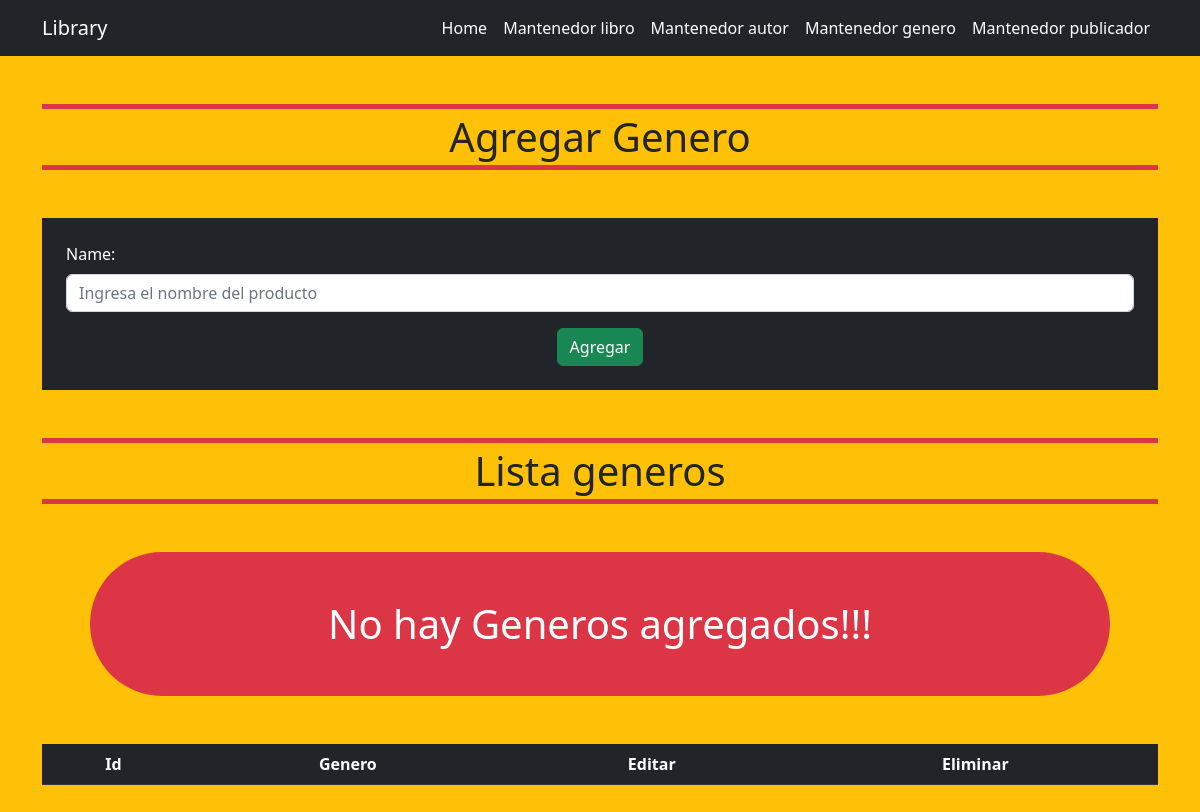
/genre/, run on an earlier commit of the app's database.
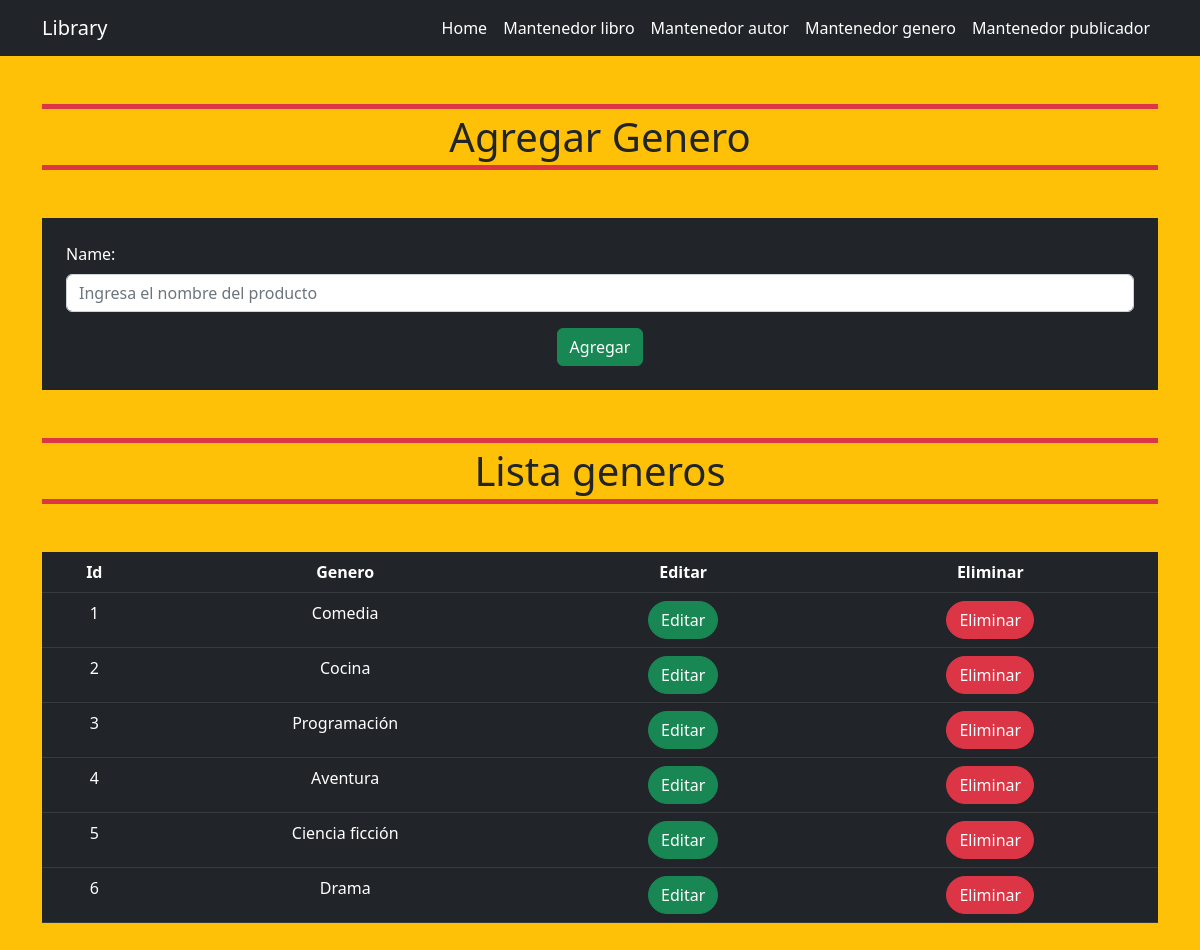
And on a later commit of the database.
### libraryApp/models.py (models this page shows)
class Genre(models.Model):
    try:
        name = models.CharField(max_length = 100)
        def __str__(self):
            return self.name
    except Exception as e:
        print('Modelo no creado: ', e)

### libraryApp/views.py (the view)
# urls.py: path('genre/', views.genre, name='genre'),
def genre(request):
    allGenre = Genre.objects.all()
    if request.method == 'POST':
        form = GenreForm(request.POST)
        print('LOG', form)
        if form.is_valid():
            genre = form.save(commit=False)
            genre.save()
            return redirect('home')
    else:
        form = GenreForm()
    context = {
        'form': form,
        'allGenre': allGenre
    }
    return render(request, 'library/genre.html', context)

### libraryApp/forms.py
class GenreForm(forms.ModelForm):
    name = forms.CharField(max_length=100, widget=forms.TextInput(
        attrs={
            'class': 'form-control mt-2',
            'type': 'text',
            'placeholder': 'Ingresa el nombre del producto'
        }
    ))
    class Meta:
        model = Genre
        fields = ('name',)

### libraryApp/templates/library/genre.html (shortened to what this page needs)
{% extends '../layout/base.html' %} {% block content %}
<section class="container">
  <h1 class="text-center my-5 border border-5 border-danger border-start-0 border-end-0 p-1">Agregar Genero</h1>
  <form method="POST" class="bg-dark container p-4 text-white">
    {% csrf_token %} {{ form.as_p }}
    <div class="text-center">
      <button type="submit" class="btn btn-success">Agregar</button>
    </div>
  </form>
  <div class="my-5">
    <h1 class="text-center my-5 border border-5 border-danger border-start-0 border-end-0 p-1">Lista generos</h1>
    <table class="table table-dark text-center">
      <thead>
        <tr>
          <th scope="col">Id</th>
          <th scope="col">Genero</th>
          <th scope="col">Editar</th>
          <th scope="col">Eliminar</th>
        </tr>
      </thead>
      <tbody>
        {% for genre in allGenre %}
        <tr>
          <td>{{genre.id}}</td>
          <td>{{genre.name}}</td>
          <td>
            <a
              type="submit"
              class="btn btn-success rounded-pill"
              href="{% url 'editGenre' pk=genre.id %}"
              >Editar</a
            >
          </td>
          <td>
            <form action="{% url 'deleteGenre' pk=genre.id %}" method="post">
              <button
                type="submit"
                class="btn btn-danger rounded-pill"
                >Eliminar</button>
            </form>
          </td>
        </tr>
        {% empty %}
          <h1 class="text-center m-5 bg-danger text-white p-5 rounded-pill">No hay Generos agregados!!!</h1>
        {% endfor %}
      </tbody>
    </table>
  </div>
</section>
{% endblock %}

What changed in the data, as far as the page shows it:
added Genre: id "1", name "Comedia"
added Genre: id "2", name "Cocina"
added Genre: id "3", name "Programación"
added Genre: id "4", name "Aventura"
added Genre: id "5", name "Ciencia ficción"
added Genre: id "6", name "Drama"
Also different on the page:
text no longer shown: "No hay Generos agregados!!!"
